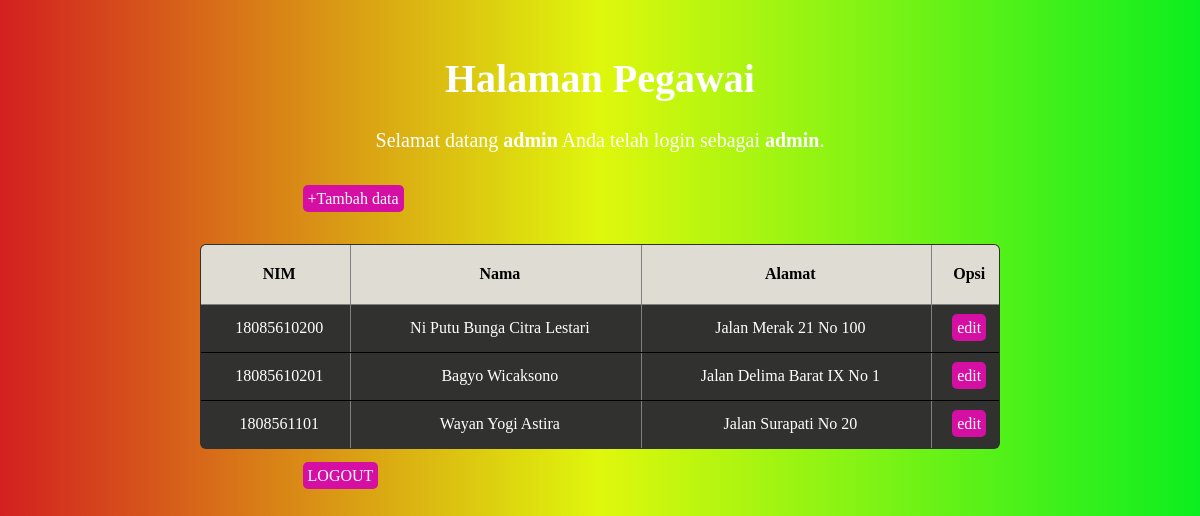
Screenshot of /halaman_pegawai.php (signed in) with the database file from the repository.
### tables this page shows
CREATE TABLE `mahasiswa` (
  `id` int(100) NOT NULL,
  `nim` varchar(100) NOT NULL,
  `nama` varchar(100) NOT NULL,
  `alamat` text NOT NULL
);

### halaman_pegawai.php (the view, shortened to what this page needs)
<!DOCTYPE html>
<html lang="en">
<head>
	<link rel="stylesheet" href="style2.css">
</head>
<body>
	<h1>Halaman Pegawai</h1>
	<p>Selamat datang <b><?php echo $_SESSION['username']; ?></b> Anda telah login sebagai <b><?php echo $_SESSION['level']; ?></b>.</p>
	<br/>
	<div class="box">
	<a href="insert2.php">+Tambah data</a>
	</div>
	<br/>
	<br/>
	<table border="1">
		<thead>
		<tr>
			<th>NIM</th>
			<th>Nama</th>
			<th>Alamat</th>
			<th>Opsi</th>
		</tr>
		</thead>
		<tbody>
		<?php
		include 'koneksi.php';
		$data = mysqli_query($koneksi,"select * from mahasiswa");
		while($d = mysqli_fetch_array($data)){
			?>
			<tr>
				<td><?php echo $d['nim']; ?></td>
				<td><?php echo $d['nama']; ?></td>
				<td><?php echo $d['alamat']; ?></td>
				<td>
					<a href="edit2.php?id=<?php echo $d['id']; ?>">edit</a>
				</td>
			</tr>
			<?php
		}
		?>
		</tbody>
	</table>
	<br/>
	<div class="box">
	<a href="logout.php">LOGOUT</a>
	</div>
</body>
</html>

### style2.css (style rules this page uses)
body { background-image: linear-gradient(to right, #d32020, #dff70c, #0cee1f); font: 400 14px; padding: 20px; }
h1 { font-size: 40px; text-align: center; color: white; }
.box { margin-left: 24%; }
a { background-color:rgb(214, 15, 164); padding: 5px; border-radius: 5px; color: white; text-decoration: none; }
p { font-size: 20px; text-align: center; color: white; }
table { border-spacing: 1; border-collapse: collapse; background-color: rgb(49, 49, 47); border-radius: 6px; overflow: hidden; max-width: 800px; width: 100%; margin: 0 auto; position: relative; }
td,th { padding-left: 8px; }
thead tr { height: 60px; background: #dfddd3; font-size: 16px; }
tbody tr { height: 48px; border-bottom: 1px solid black; color: white; }
td, th { text-align: center; }

### rows the page displays
mahasiswa: nim "18085610200", nama "Ni Putu Bunga Citra Lestari", alamat "Jalan Merak 21 No 100"
mahasiswa: nim "18085610201", nama "Bagyo Wicaksono", alamat "Jalan Delima Barat IX No 1"
mahasiswa: nim "1808561101", nama "Wayan Yogi Astira", alamat "Jalan Surapati No 20"

### other values shown
$_SESSION['username'] "admin"
$_SESSION['level'] "admin"
